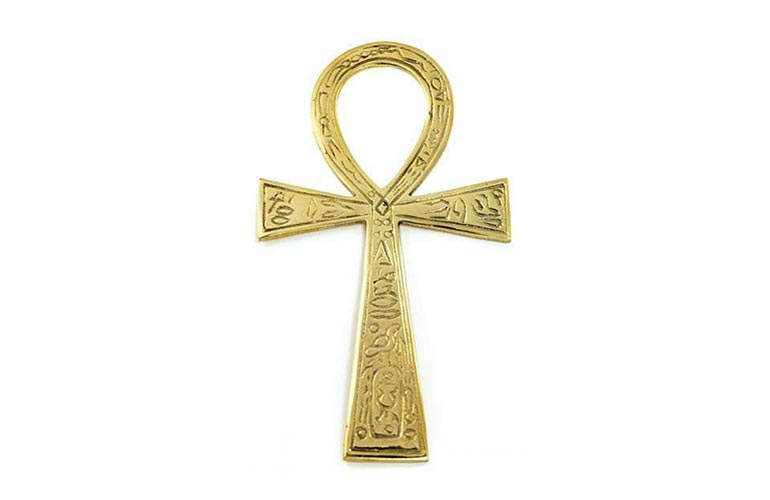
#> input picture chapter1-4/chap149/rebirth.jpg, 770 x 500 px
$ jupyter execute chap149.ipynb
#> lines starting #> are read from the running program, lines starting #| are printed output that depends on the picture; after the words box and inside, x2 and y2 are one past the last pixel; in counts of white or black regions, pixels touching at a corner belong together
[cell 1]
import numpy as np
import cv2
from matplotlib import pyplot as plt

[cell 2]
im = cv2.imread('rebirth.jpg')
#> im is the input picture: shape (500, 770, 3); mean B, G, R 240.9, 247.4, 249.1
imgray = cv2.cvtColor(im,cv2.COLOR_BGR2GRAY)
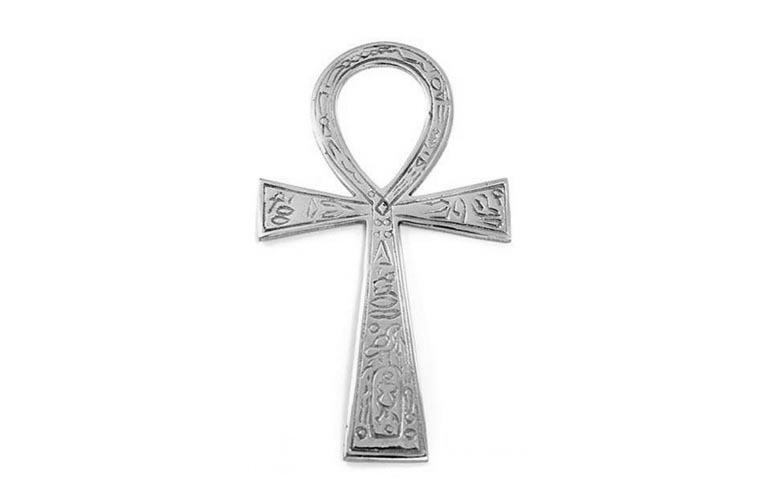
#> imgray: shape (500, 770); min 3, max 255, mean 247.2
imgray = cv2.GaussianBlur(imgray,(5,5),0)
ret,thresh = cv2.threshold(imgray,245,255,0)
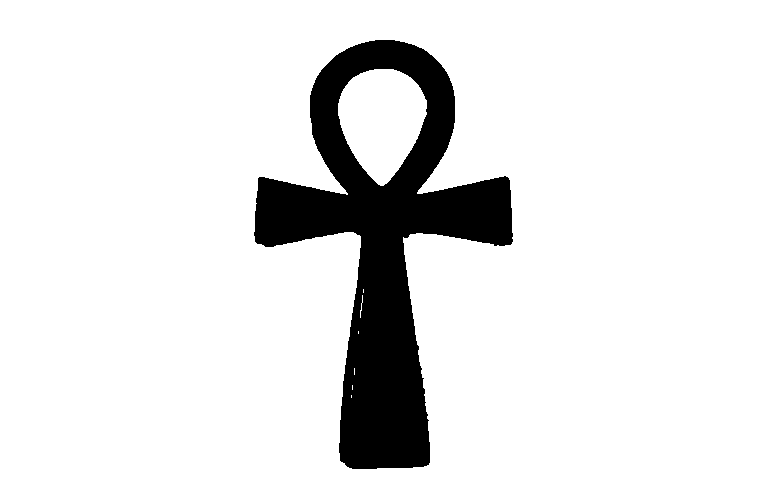
#> thresh: shape (500, 770); 89.6% white; 1 black region
#thresh = cv2.adaptiveThreshold(imgray,255, cv2.ADAPTIVE_THRESH_GAUSSIAN_C,cv2.THRESH_BINARY, 11, 2)

kernel = np.ones((5,5),np.uint8)

plt.figure(figsize=(24,8))
plt.subplot(1,3,1),plt.imshow(im)
plt.title('Original'), plt.xticks([]), plt.yticks([])
plt.subplot(1,3,2),plt.imshow(imgray,cmap = 'gray')
plt.title('Laplacian'), plt.xticks([]), plt.yticks([])
plt.subplot(1,3,3),plt.imshow(thresh,cmap = 'gray')
plt.title('Sobel X'), plt.xticks([]), plt.yticks([])
plt.show()
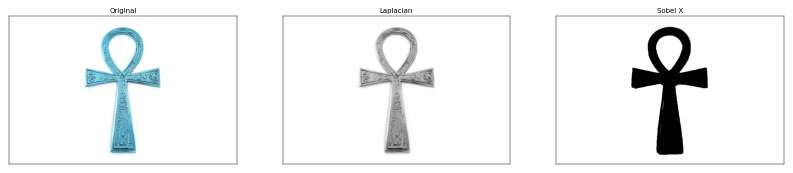
#> figure drawn by matplotlib, 3 panels; B, G, R data is drawn as R, G, B

[cell 3]
contours, hierarchy = cv2.findContours(thresh,cv2.RETR_TREE,cv2.CHAIN_APPROX_SIMPLE)
#> contours = 9 contours, 6 with area under 20; largest, box (x1, y1, x2, y2) and area: (0, 0, 770, 500) 383731, (253, 39, 514, 470) 47975, (338, 69, 427, 186) 7156
img0 = im.copy()
img1 = im.copy()
img0 = cv2.drawContours(img0, contours, 1, (255,0,0), 3)
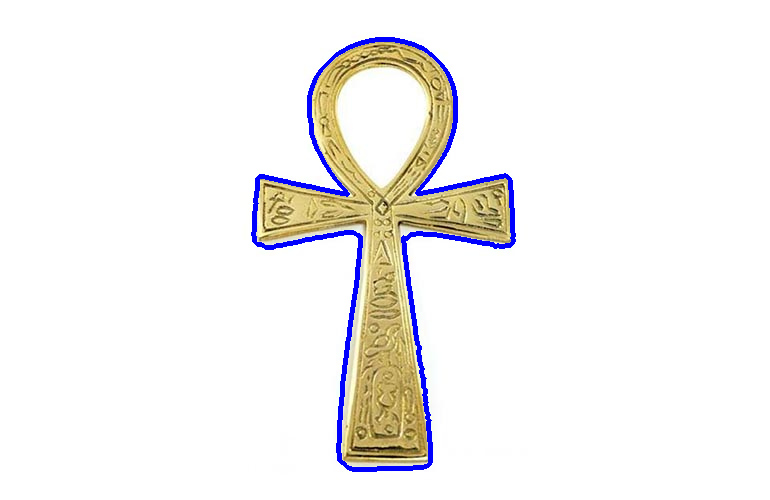
#> img0: shape (500, 770, 3); 1.87% of pixels changed, all inside (x1, y1, x2, y2) = (251, 37, 516, 472)
img1 = cv2.drawContours(img1, contours, 1, (255,0,0), 3)

[cell 4]
plt.figure(figsize=(24,8))
plt.subplot(1,3,1),plt.imshow(im)
plt.title('Original'), plt.xticks([]), plt.yticks([])
plt.subplot(1,3,2),plt.imshow(img0,cmap = 'gray')
plt.title('Laplacian'), plt.xticks([]), plt.yticks([])
plt.subplot(1,3,3),plt.imshow(img1,cmap = 'gray')
plt.title('Sobel X'), plt.xticks([]), plt.yticks([])
plt.show()
#> figure, not shown here; B, G, R data is drawn as R, G, B

[cell 5]
print(len(contours))
#| 9

[cell 6]
cnt = contours[1]
#> cnt = contour of 507 points, box (x1, y1, x2, y2) (253, 39, 514, 470), area 47975
M = cv2.moments(cnt)
#> M = moments, m00 47975, centre m10/m00, m01/m00 = (382.7, 228.3)
print (M)
#> (printed output is left out)

[cell 7]
cx = int(M['m10']/M['m00'])
#> cx = 382
cy = int(M['m01']/M['m00'])
#> cy = 228

epsilon = 0.001*cv2.arcLength(cnt,True)
#> epsilon = 1.58
approx = cv2.approxPolyDP(cnt,epsilon,True)
#> approx = contour of 50 points, box (x1, y1, x2, y2) (253, 39, 514, 470), area 47862
hull = cv2.convexHull(approx)
#> hull = contour of 15 points, box (x1, y1, x2, y2) (253, 39, 514, 470), area 78160
x,y,w,h = cv2.boundingRect(cnt)
#> x = 253; y = 39; w = 261; h = 431
rect = cv2.minAreaRect(cnt)
#> rect = ((398.1, 252), (260.7, 419.1), -21.21)
area = cv2.contourArea(cnt)
#> area = 47975
perimeter = cv2.arcLength(cnt,True)
#> perimeter = 1583.2

img = cv2.rectangle(im,(x,y),(x+w,y+h),(0,255,0),2)
rect = cv2.minAreaRect(cnt)
box = cv2.boxPoints(rect)
#> box = [[352.4, 494.6], [200.8, 103.9], [443.8, 9.52], [595.5, 400.2]]
box = np.int0(box)
#> box = [[352, 494], [200, 103], [443, 9], [595, 400]]
im = cv2.drawContours(im,[box],0,(0,0,255),2)
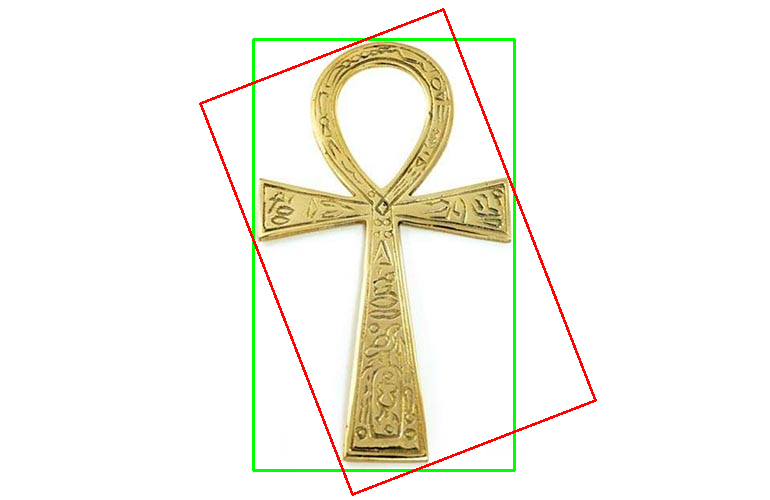
#> im: shape (500, 770, 3); mean B, G, R 235.8, 245, 246.5

[cell 8]
img0 = cv2.rectangle(img0,(cx-2,cy-2),(cx+2,cy+2),(0,0,255),2)
#> img0: shape (500, 770, 3); 0.01% of pixels changed, all inside (x1, y1, x2, y2) = (379, 225, 386, 232)
img1 = cv2.drawContours(img1,hull, 0,(255,0,0),3)

[cell 9]
plt.figure(figsize=(24,8))
plt.subplot(1,3,1),plt.imshow(im)
plt.title('Original'), plt.xticks([]), plt.yticks([])
plt.subplot(1,3,2),plt.imshow(img0,cmap = 'gray')
plt.title('Laplacian'), plt.xticks([]), plt.yticks([])
plt.subplot(1,3,3),plt.imshow(img1,cmap = 'gray')
plt.title('Sobel X'), plt.xticks([]), plt.yticks([])
plt.show()
#> figure, not shown here; B, G, R data is drawn as R, G, B

[cell 10]
size = []
for i in range(len(contours)):
    size.append((i,contours[i].shape[0]))
#> this loop made 9 passes
#> after the loop, size = [(0, 4), (1, 507), (2, 2), (3, 2), (4, 2), (5, 2), (6, 10), (7, 2), (8, 152)]

print(size)
#| [(0, 4), (1, 507), (2, 2), (3, 2), (4, 2), (5, 2), (6, 10), (7, 2), (8, 152)]
